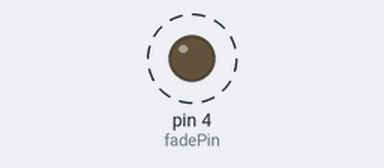
This sketch was run on a simulated Arduino Uno, built with avr-gcc and run on an emulated ATmega328P. Shown: output pins drawn as LEDs (lit = HIGH). Dashed ring = blinking.

Above: at 0.2 s.
Timing chart, 0 to 3.0 s (numbered marks = the images above):
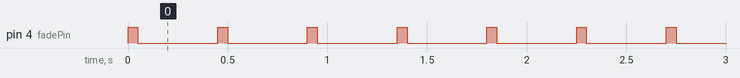

Measured:
- by itself, pin 4 (fadePin): alternates HIGH for 0.05 s and LOW for 0.40 s

The sketch:

solenoid.ino
```cpp
#define fadePin 4
//#define fadePin 2

int count = 0;
void setup(){
  pinMode(fadePin, OUTPUT);
}

void loop(){

  digitalWrite(fadePin, HIGH);

  delay(50);
  digitalWrite(fadePin, LOW);
  delay(400);
}
```
